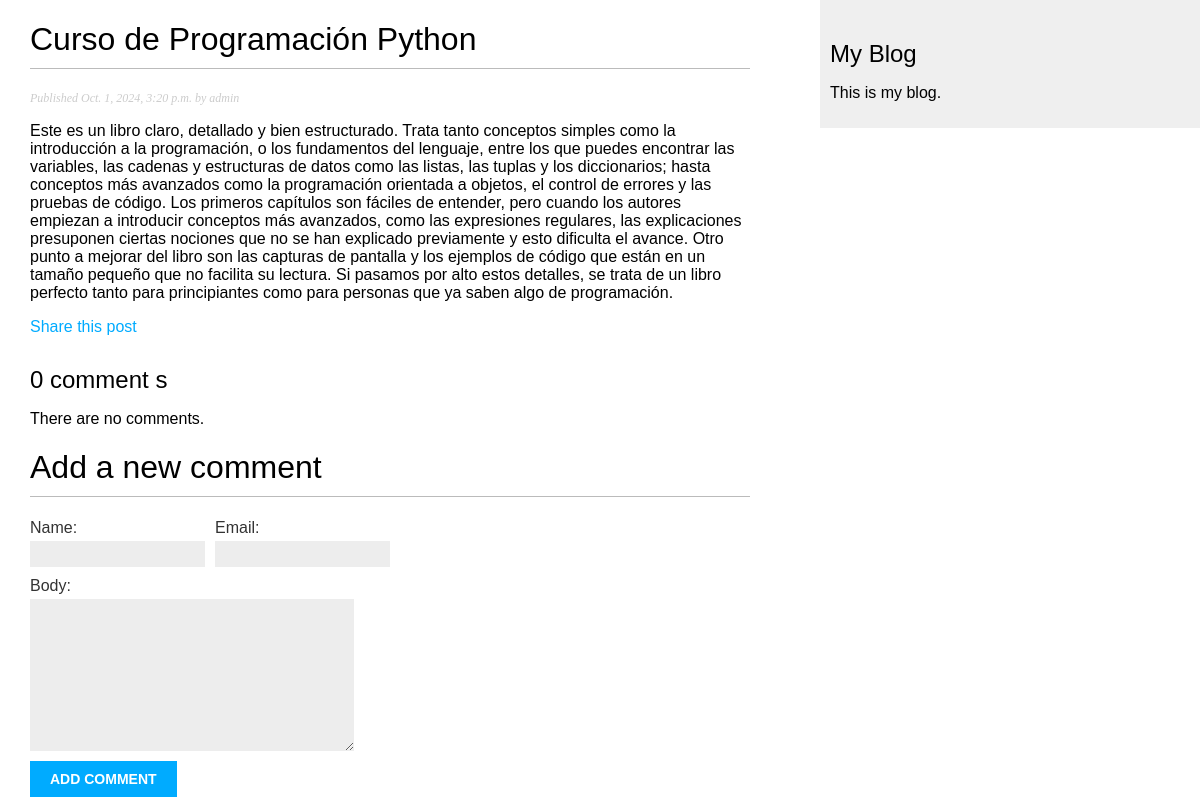
The app's page /blog/2024/10/1/curso-de-programacion-python/, older data.
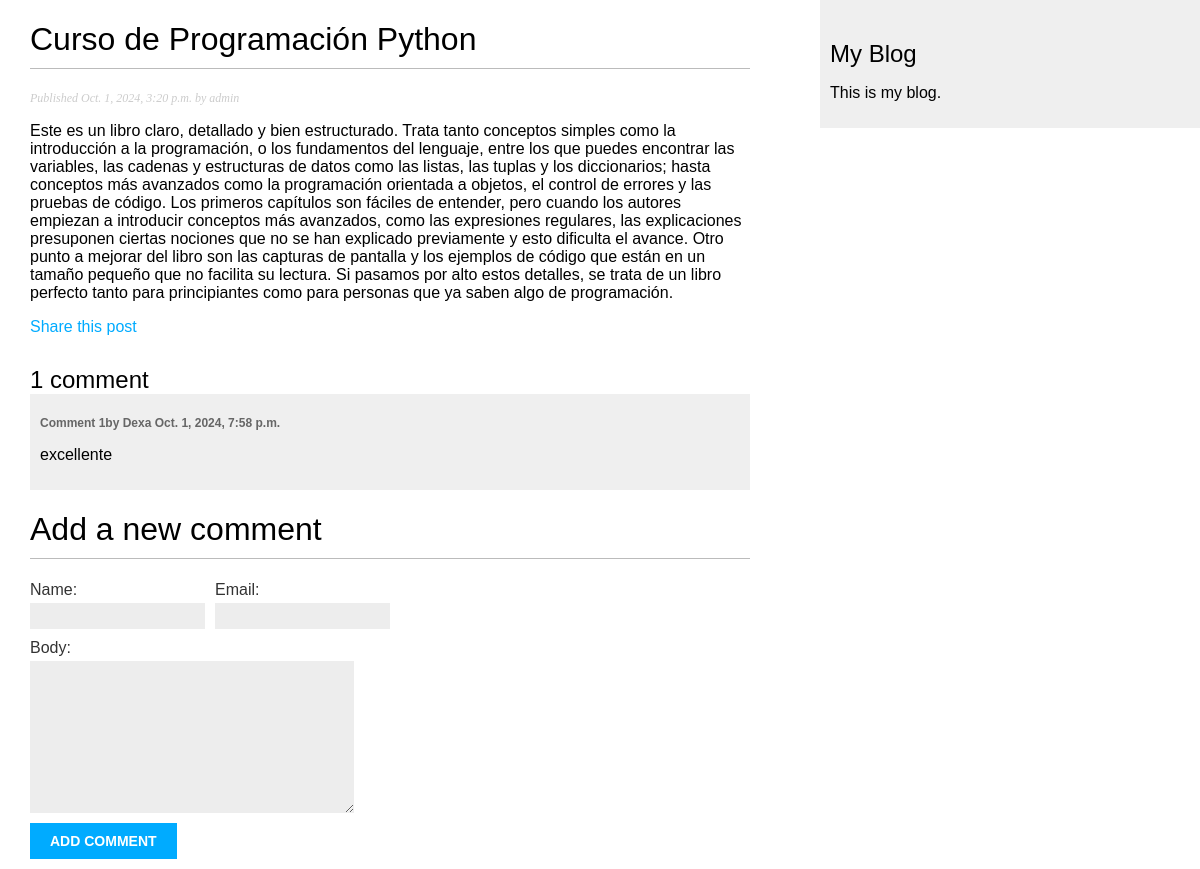
The same page, newer data.
### blog/models.py (models this page shows, shortened)
class Comment(models.Model):
    post = models.ForeignKey(
        Post,
        on_delete=models.CASCADE,
        related_name='comments'
    )
    name = models.CharField(max_length=80)
    email = models.EmailField()
    body = models.TextField()
    created = models.DateTimeField(auto_now_add=True)
    updated = models.DateTimeField(auto_now=True)
    active = models.BooleanField(default=True)
    class Meta:
        ordering = ['created']
        indexes = [
            models.Index(fields=['created']),
        ]

### blog/views.py (the view)
# urls.py: path('<int:year>/<int:month>/<int:day>/<slug:post>/', views.post_detail, name='post_detail'),
def post_detail(request, year, month, day, post):
    post = get_object_or_404(
        Post,
        status=Post.Status.PUBLISHED,
        slug=post,
        publish__year=year,
        publish__month=month,
        publish__day=day
    )
    comments = post.comments.filter(active=True)
    form = CommentForm()
    return render(
        request,
        'blog/post/detail.html',
        {'post': post,
         'comments': comments,
         'form': form
         }
    )

### blog/forms.py
class CommentForm(forms.ModelForm):
    class Meta:
        model = Comment
        fields = ['name', 'email', 'body']

### blog/templates/blog/post/detail.html (shortened to what this page needs)
{% extends "blog/base.html" %}
{% block content %}
<h1>{{ post.title }}</h1>
<p class="date">
    Published {{ post.publish }} by {{ post.author }}
</p>
{{ post.body|linebreaks }}
<p>
    <a href="{% url 'blog:post_share' post.id %}">
        Share this post
    </a>
</p>
{% with comments.count as total_comments %}
<h2>
    {{ total_comments }} comment {{ total_comments|pluralize }}
</h2>
{% endwith %}
{% for comment in comments %}
<div class="comment">
    <p class="info">
        Comment {{ forloop.counter }}by {{ comment.name }} {{ comment.created }}
    </p>
    {{ comment.body|linebreaks }}
</div>
{% empty %}
<p>There are no comments.</p>
{% endfor %}
{% include "blog/post/includes/comment_form.html" %}
{% endblock %}

Row changes from the older to the newer data that the page shows:
added Comment: name "Dexa", created "Oct. 1, 2024, 7:58 p.m.", body "excellente"
Text that changed along with them:
{{ total_comments }}: "0" → "1"
text no longer shown: "There are no comments."
